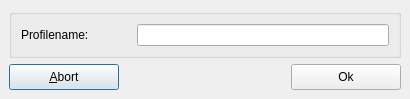
<ui version="4.0" >
 <author>Alexander Saal - alex.saal@gmx.de</author>
 <comment></comment>
 <exportmacro></exportmacro>
 <class>DBoxFE_Profile</class>
 <widget class="QDialog" name="DBoxFE_Profile" >
  <property name="geometry" >
   <rect>
    <x>0</x>
    <y>0</y>
    <width>410</width>
    <height>97</height>
   </rect>
  </property>
  <property name="windowTitle" >
   <string>Profilename</string>
  </property>
  <property name="windowIcon" >
   <iconset resource="../res/dboxfe.qrc" >:/pics/images/default.png</iconset>
  </property>
  <layout class="QVBoxLayout" >
   <property name="margin" >
    <number>9</number>
   </property>
   <property name="spacing" >
    <number>6</number>
   </property>
   <item>
    <widget class="QGroupBox" name="groupBox" >
     <property name="title" >
      <string/>
     </property>
     <layout class="QVBoxLayout" >
      <property name="margin" >
       <number>9</number>
      </property>
      <property name="spacing" >
       <number>6</number>
      </property>
      <item>
       <layout class="QHBoxLayout" >
        <property name="margin" >
         <number>0</number>
        </property>
        <property name="spacing" >
         <number>6</number>
        </property>
        <item>
         <widget class="QLabel" name="label" >
          <property name="minimumSize" >
           <size>
            <width>110</width>
            <height>0</height>
           </size>
          </property>
          <property name="maximumSize" >
           <size>
            <width>110</width>
            <height>16777215</height>
           </size>
          </property>
          <property name="text" >
           <string>Profilename:</string>
          </property>
         </widget>
        </item>
        <item>
         <widget class="QLineEdit" name="LEProfile" />
        </item>
       </layout>
      </item>
     </layout>
    </widget>
   </item>
   <item>
    <layout class="QHBoxLayout" >
     <property name="margin" >
      <number>0</number>
     </property>
     <property name="spacing" >
      <number>6</number>
     </property>
     <item>
      <widget class="QPushButton" name="btnAbort" >
       <property name="minimumSize" >
        <size>
         <width>110</width>
         <height>26</height>
        </size>
       </property>
       <property name="maximumSize" >
        <size>
         <width>110</width>
         <height>26</height>
        </size>
       </property>
       <property name="text" >
        <string>&amp;Abort</string>
       </property>
      </widget>
     </item>
     <item>
      <spacer>
       <property name="orientation" >
        <enum>Qt::Horizontal</enum>
       </property>
       <property name="sizeHint" >
        <size>
         <width>158</width>
         <height>20</height>
        </size>
       </property>
      </spacer>
     </item>
     <item>
      <widget class="QPushButton" name="btnOk" >
       <property name="minimumSize" >
        <size>
         <width>110</width>
         <height>26</height>
        </size>
       </property>
       <property name="maximumSize" >
        <size>
         <width>110</width>
         <height>26</height>
        </size>
       </property>
       <property name="text" >
        <string>Ok</string>
       </property>
      </widget>
     </item>
    </layout>
   </item>
  </layout>
 </widget>
 <pixmapfunction></pixmapfunction>
 <tabstops>
  <tabstop>LEProfile</tabstop>
  <tabstop>btnOk</tabstop>
  <tabstop>btnAbort</tabstop>
 </tabstops>
 <resources>
  <include location="../res/dboxfe.qrc" />
 </resources>
 <connections>
  <connection>
   <sender>btnAbort</sender>
   <signal>clicked()</signal>
   <receiver>DBoxFE_Profile</receiver>
   <slot>reject()</slot>
   <hints>
    <hint type="sourcelabel" >
     <x>74</x>
     <y>61</y>
    </hint>
    <hint type="destinationlabel" >
     <x>102</x>
     <y>88</y>
    </hint>
   </hints>
  </connection>
 </connections>
</ui>
